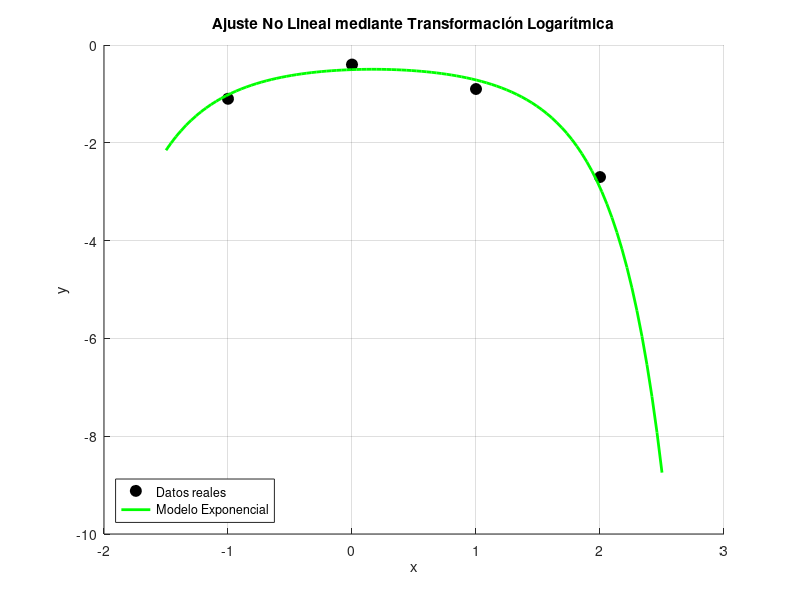

Here is the MATLAB script that generated this plot:
% --- DATOS ---
x = [-1 0 1 2];
y = [-1.1 -0.4 -0.9 -2.7];

% --- 1. TRANSFORMACIÓN (LINEARIZACIÓN) ---
% El modelo es y = -e^(ax^2+bx+c)
% Despejamos el exponente: ln(-y) = ax^2 + bx + c
ln_y = log(-y); 

% --- 2. AJUSTE POR CUADRADOS MÍNIMOS ---
% Ajustamos un polinomio de grado 2 a los datos transformados
p = polyfit(x, ln_y, 2); 

% --- 3. EVALUACIÓN Y TRANSFORMACIÓN INVERSA ---
x_graph = linspace(-1.5, 2.5, 100);


log_estimado = polyval(p, x_graph);
% Volvemos a la escala original: y = -e^(poly)
y_estimado = -exp(log_estimado);

% --- 4. GRAFICACIÓN ---
figure(1); clf; hold on; grid on;
plot(x, y, 'ko', 'MarkerFaceColor', 'k', 'MarkerSize', 8, 'DisplayName', 'Datos reales');
plot(x_graph, y_estimado, 'g-', 'linewidth', 2, 'DisplayName', 'Modelo Exponencial');

legend('Location', 'southwest');
xlabel('x'); ylabel('y');
title('Ajuste No Lineal mediante Transformación Logarítmica');

%{
  =============================================================================
  COMENTARIO TEÓRICO: AJUSTE DE CURVA NO LINEAL
  =============================================================================
  
  1. EL PROBLEMA:
     Se sospecha que los datos siguen la forma f(x) = -e^(ax^2+bx+c).
     Este es un modelo NO LINEAL en sus parámetros, por lo que no podemos usar
     polyfit directamente sobre 'y'.

  2. LA SOLUCIÓN (LINEARIZACIÓN):
     Para resolverlo, aplicamos una transformación que convierta el problema
     en uno polinómico estándar:
     
     a) Multiplicamos por -1:  -y = e^(ax^2+bx+c)
     b) Aplicamos ln:          ln(-y) = ax^2 + bx + c
     
     Ahora, la nueva variable dependiente z = ln(-y) se comporta como una
     parábola (polinomio de grado 2) respecto a x.

  3. EL PROCEDIMIENTO:
     - Calculamos z = ln(-y) para cada dato.
     - Usamos polyfit(x, z, 2) para encontrar a, b y c (Cuadrados Mínimos).
     - Para graficar, evaluamos el polinomio y aplicamos la inversa:
       y_pred = -exp( polyval(p, x) )
       
  4. CONCLUSIÓN VISUAL:
     La curva verde ajusta suavemente los puntos negros, confirmando que la
     hipótesis del modelo exponencial cuadrático es razonable para estos datos.
  =============================================================================
%}
